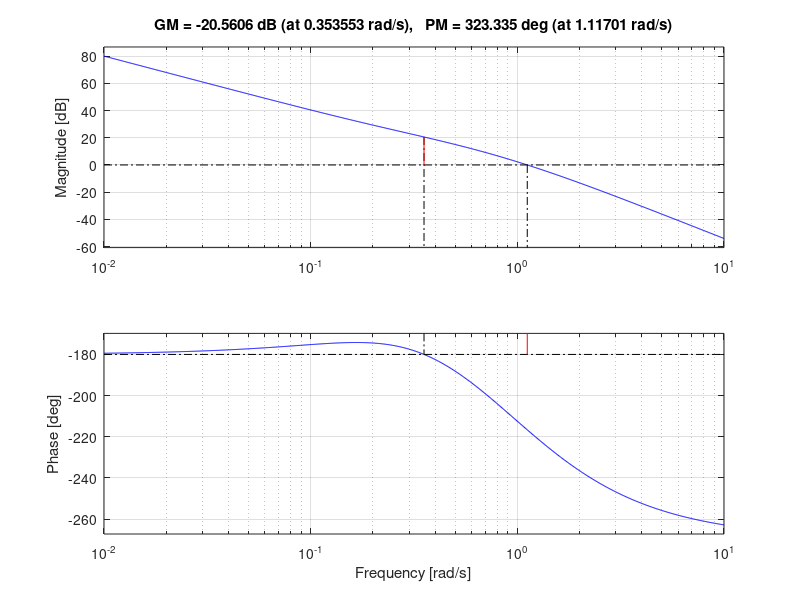

Source code (MATLAB):
clc;
close all;
sys=tf([2 0.5],[1 1.5 0.5 0 0]);
bode(sys);
margin(sys);
[Gm,Pm,Wcg,Wcp] = margin(sys);
disp(Gm);
disp(Pm);
disp(Wcg);
disp(Wcp);
